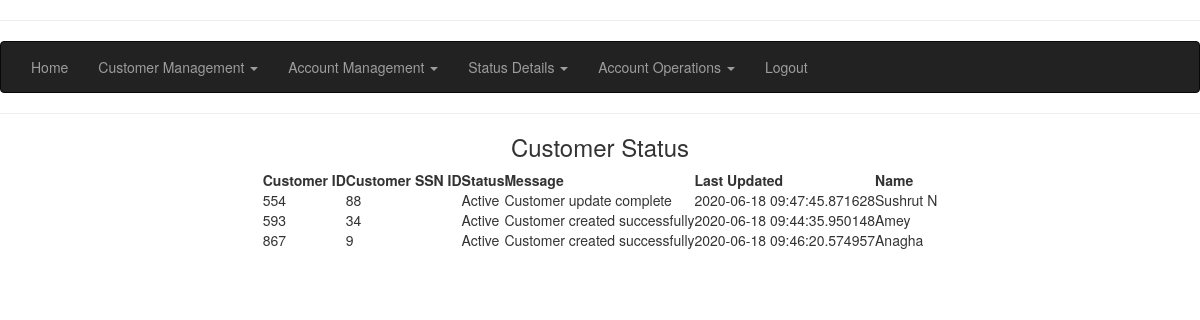
Page /execpage/customer-status on the earlier database version.
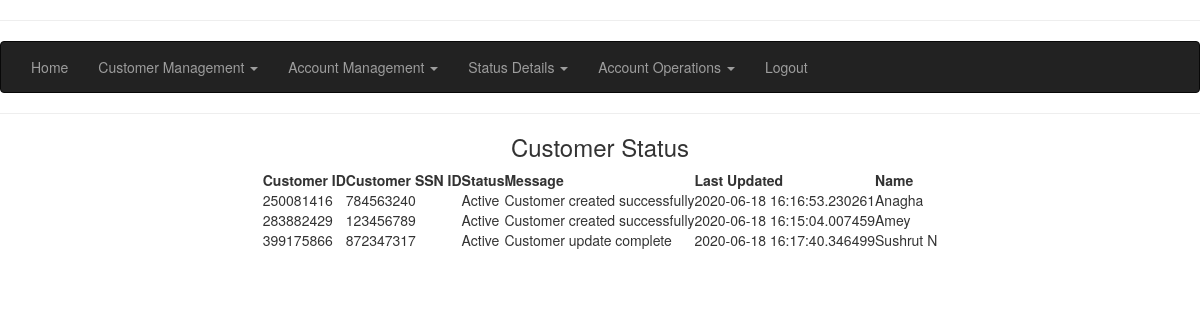
Same page on the later database version.
### app.py (models this page shows, shortened)
class Customer(db.Model):
    customerid = db.Column(db.Integer, primary_key=True, nullable=False)
    customerssn = db.Column(db.Integer, nullable=False)
    customeraccno = db.Column(db.Integer, nullable=False, default=0)
    customeracctype = db.Column(db.String(15), nullable=False, default='N/A')
    customerstatus = db.Column(db.String(15), nullable=False, default='Active')
    customermsg = db.Column(db.String(50), nullable=False, default='Customer created successfully')
    customerupd = db.Column(db.DateTime, nullable=False, default=datetime.utcnow)
    customerage = db.Column(db.Integer, nullable=False)
    customername = db.Column(db.String(30), nullable=False)
    customeraddr = db.Column(db.String(100), nullable=False)
    customerstate = db.Column(db.String(20), nullable=False)
    customercity = db.Column(db.String(20), nullable=False)

### app.py (the view)
@app.route('/execpage/customer-status', methods=['GET','POST'])
def show_customer_details():
    records = Customer.query.all()
    return render_template('customerstatus.html',records=records)

### app.py (called while the page is built)
@app.before_request
def before_request():
    g.username=None
    if 'username' in session:
        g.username = session['username']

### templates/customerstatus.html (shortened to what this page needs)
<!DOCTYPE html>
<html lang="en">
<head>
    <link rel="stylesheet" href="https://maxcdn.bootstrapcdn.com/bootstrap/3.4.1/css/bootstrap.min.css">
    <link rel="stylesheet" href="https://unpkg.com/purecss@2.0.3/build/pure-min.css">
</head>
<body>
<hr>
<nav class="navbar navbar-inverse">
    <div class="container-fluid">
      <ul class="nav navbar-nav">
        <li><a href="/execpage">Home</a></li>
        <li class="dropbtn"><a class="dropdown-toggle" data-toggle="dropdown" href="#">Customer Management <span class="caret"></span></a>
        </li>
        <li class="dropdown"><a class="dropdown-toggle" data-toggle="dropdown" href="#">Account Management <span class="caret"></span></a>
        </li>
        <li class="dropdown"><a class="dropdown-toggle" data-toggle="dropdown" href="#">Status Details <span class="caret"></span></a>
        </li>
        <li class="dropdown"><a class="dropdown-toggle" data-toggle="dropdown" href="#">Account Operations <span class="caret"></span></a>
        </li>
        <li><a href="/logout">Logout</a></li>
      </ul>
    </div>
  </nav>
<hr>
<h3 style="text-align:center">Customer Status</h3>
<table class="pure-table pure-table-bordered">
    <thead>
        <tr>
            <th>Customer ID</th>
            <th>Customer SSN ID</th>
            <th>Status</th>
            <th>Message</th>
            <th>Last Updated</th>
            <th>Name</th>
        </tr>
    </thead>
    <tbody>
        {% for r in records %}
        <tr>
            <td>{{ r.customerid }}</td>
            <td>{{ r.customerssn }}</td>
            <td>{{ r.customerstatus }}</td>
            <td>{{ r.customermsg }}</td>
            <td>{{ r.customerupd }}</td>
            <td>{{ r.customername }}</td>
        </tr>
        {% endfor %}
    </tbody>
</table>
</body>
</html>

### templates/customerstatus.html (style rules this page uses)
table { margin-left: auto; margin-right: auto; }

Differences in the rows shown:
removed Customer: customerid "554", customerssn "88", customerstatus "Active", customermsg "Customer update complete", customerupd "2020-06-18 09:47:45.871628", customername "Sushrut N"
removed Customer: customerid "593", customerssn "34", customerstatus "Active", customermsg "Customer created successfully", customerupd "2020-06-18 09:44:35.950148", customername "Amey"
removed Customer: customerid "867", customerssn "9", customerstatus "Active", customermsg "Customer created successfully", customerupd "2020-06-18 09:46:20.574957", customername "Anagha"
added Customer: customerid "250081416", customerssn "784563240", customerstatus "Active", customermsg "Customer created successfully", customerupd "2020-06-18 16:16:53.230261", customername "Anagha"
added Customer: customerid "283882429", customerssn "123456789", customerstatus "Active", customermsg "Customer created successfully", customerupd "2020-06-18 16:15:04.007459", customername "Amey"
added Customer: customerid "399175866", customerssn "872347317", customerstatus "Active", customermsg "Customer update complete", customerupd "2020-06-18 16:17:40.346499", customername "Sushrut N"
